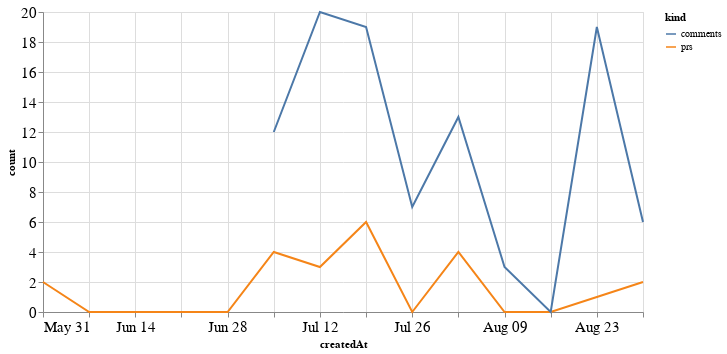

Notebook code for this chart:
### Code cell
alt.Chart(total_time, width=600).mark_line().encode(
    x='createdAt',
    y='count',
    color='kind'
)

### Figure 1 — Vega-Lite specification as saved in the notebook (floating-point values rounded to 4 significant figures)
{"config": {"axisLeft": {"labelFontSize": 15}, "axisBottom": {"labelFontSize": 15}}, "data": {"name": "data-2b87a4be816dd4d6463824dd29a936b0"}, "mark": "line", "encoding": {"color": {"type": "nominal", "field": "kind"}, "x": {"type": "temporal", "field": "createdAt"}, "y": {"type": "quantitative", "field": "count"}}, "width": 600, "$schema": "https://vega.github.io/schema/vega-lite/v4.8.1.json", "datasets": {"data-2b87a4be816dd4d6463824dd29a936b0": [{"createdAt": "2020-05-31T00:00:00", "kind": "prs", "count": 2.0}, {"createdAt": "2020-06-07T00:00:00", "kind": "prs", "count": 0.0}, {"createdAt": "2020-06-14T00:00:00", "kind": "prs", "count": 0.0}, {"createdAt": "2020-06-21T00:00:00", "kind": "prs", "count": 0.0}, {"createdAt": "2020-06-28T00:00:00", "kind": "prs", "count": 0.0}, {"createdAt": "2020-07-05T00:00:00", "kind": "prs", "count": 4.0}, {"createdAt": "2020-07-12T00:00:00", "kind": "prs", "count": 3.0}, {"createdAt": "2020-07-19T00:00:00", "kind": "prs", "count": 6.0}, {"createdAt": "2020-07-26T00:00:00", "kind": "prs", "count": 0.0}, {"createdAt": "2020-08-02T00:00:00", "kind": "prs", "count": 4.0}, {"createdAt": "2020-08-09T00:00:00", "kind": "prs", "count": 0.0}, {"createdAt": "2020-08-16T00:00:00", "kind": "prs", "count": 0.0}, {"createdAt": "2020-08-23T00:00:00", "kind": "prs", "count": 1.0}, {"createdAt": "2020-08-30T00:00:00", "kind": "prs", "count": 2.0}, {"createdAt": "2020-05-31T00:00:00", "kind": "comments", "count": null}, {"createdAt": "2020-06-07T00:00:00", "kind": "comments", "count": null}, {"createdAt": "2020-06-14T00:00:00", "kind": "comments", "count": null}, {"createdAt": "2020-06-21T00:00:00", "kind": "comments", "count": null}, {"createdAt": "2020-06-28T00:00:00", "kind": "comments", "count": null}, {"createdAt": "2020-07-05T00:00:00", "kind": "comments", "count": 12.0}, {"createdAt": "2020-07-12T00:00:00", "kind": "comments", "count": 20.0}, {"createdAt": "2020-07-19T00:00:00", "kind": "comments", "count": 19.0}, {"createdAt": "2020-07-26T00:00:00", "kind": "comments", "count": 7.0}, {"createdAt": "2020-08-02T00:00:00", "kind": "comments", "count": 13.0}, {"createdAt": "2020-08-09T00:00:00", "kind": "comments", "count": 3.0}, {"createdAt": "2020-08-16T00:00:00", "kind": "comments", "count": 0.0}, {"createdAt": "2020-08-23T00:00:00", "kind": "comments", "count": 19.0}, {"createdAt": "2020-08-30T00:00:00", "kind": "comments", "count": 6.0}]}}
